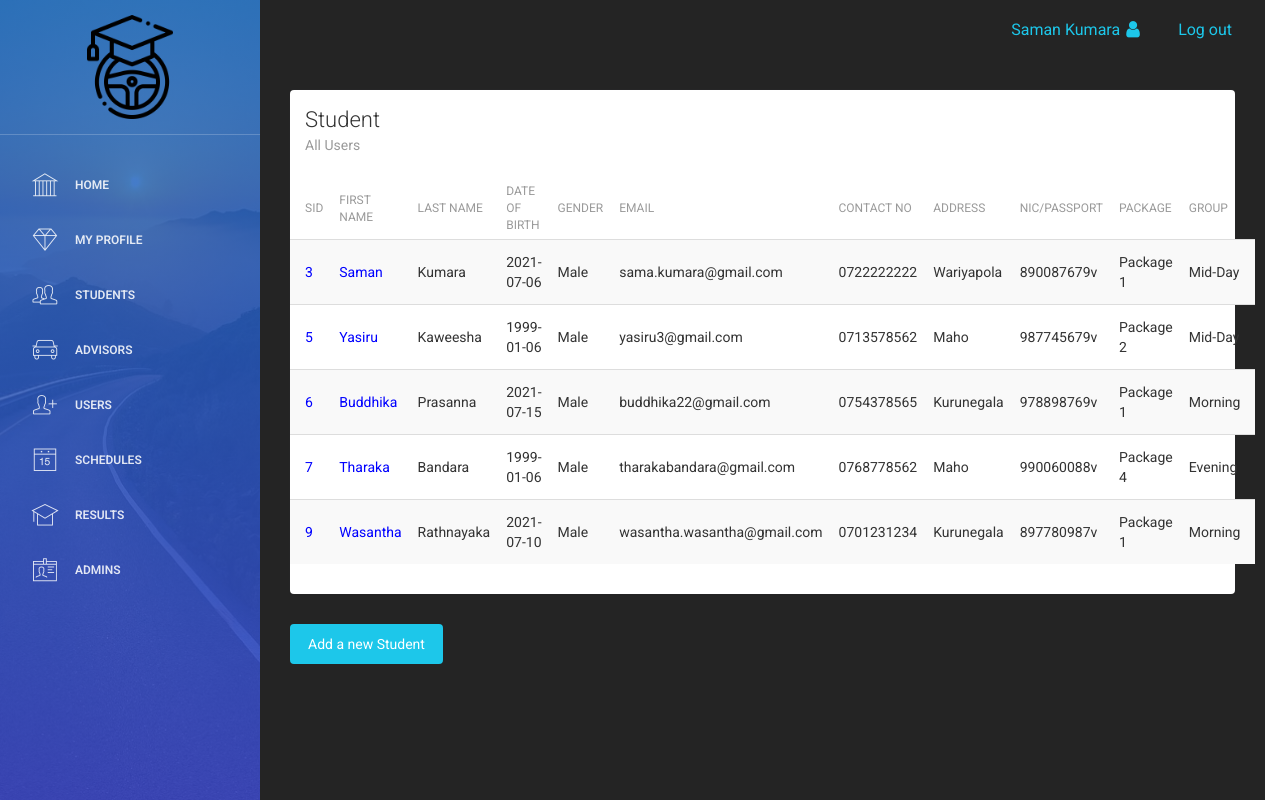
Screenshot of /Employee/view_student.php (signed in) with the database file from the repository.
### tables this page shows
CREATE TABLE `student` (
  `sid` int(11) NOT NULL,
  `fname` varchar(20) DEFAULT NULL,
  `lname` varchar(20) DEFAULT NULL,
  `dob` varchar(20) DEFAULT NULL,
  `gender` varchar(10) NOT NULL,
  `email` varchar(50) DEFAULT NULL,
  `tp` varchar(20) DEFAULT NULL,
  `address` varchar(20) DEFAULT NULL,
  `nic` varchar(20) DEFAULT NULL,
  `password` varchar(20) NOT NULL,
  `package` varchar(20) NOT NULL,
  `group1` varchar(20) NOT NULL,
  `exam` varchar(20) NOT NULL
);

### Employee/view_student.php (the view, shortened to what this page needs)
<?php
include 'header.php';
include 'connection.php';
$res=mysqli_query($link,"SELECT * FROM student");
?>
<div class="content">
            <div class="container-fluid">
                <div class="row">
                    <div class="col-md-12">
                        <div class="card">
                            <div class="header">
                                <h4 class="title">Student</h4>
                                <p class="category">All Users</p>
                            </div>
                            <div class="content table-responsive table-full-width">
                                <table class="table table-hover table-striped">
                                    <thead>
                                        <th>SID</th>
                                    	<th>First Name</th>
                                    	<th>Last Name</th>
                                        <th>Date of Birth</th>
                                    	<th>Gender</th>
                                    	<th>Email</th>
                                        <th>Contact No</th>
                                    	<th>Address</th>
                                        <th>NIC/Passport</th>
                                        <th>Package</th>
                                        <th>Group</th>
                                    </thead>
                                    <tbody>
                                    <?php
                                    while($row=mysqli_fetch_array($res))
                                     {
                                       echo "<tr>";
                                            echo "<td>"; ?> <a href="edit_student.php?id=<?php echo $row["sid"]; ?>"style="color: Blue;"><?php echo  $row["sid"];  ?></a> <?php   echo "</td>";
                                        	echo "<td>"; ?> <a href="edit_student.php?id=<?php echo $row["sid"]; ?>"style="color: Blue;"><?php echo  $row["fname"];  ?></a> <?php   echo "</td>";
                                        	echo "<td>"; echo $row["lname"]; echo "</td>";
                                        	echo "<td>"; echo $row["dob"]; echo "</td>";
                                            echo "<td>"; echo $row["gender"]; echo "</td>";
                                            echo "<td>"; echo $row["email"]; echo "</td>";
                                            echo "<td>"; echo $row["tp"]; echo "</td>";
                                            echo "<td>"; echo $row["address"]; echo "</td>";
                                            echo "<td>"; echo $row["nic"]; echo "</td>";
                                            echo "<td>"; echo $row["package"]; echo "</td>";
                                            echo "<td>"; echo $row["group1"]; echo "</td>";
                                       echo "</tr>";
                                     }
                                        ?>
                                    </tbody>
                                </table>
                            </div>
                        </div>
                        <button class="btn btn-info btn-fill" onclick="window.location='add_users.php'">Add a new Student</button>
                    </div>
                </div>
            </div>
        </div>
<?php
include 'footer.php';
?>

### Employee/header.php (style rules this page uses)
.back-custom { background-color: #242424; }

### rows the page displays
student: sid "3", fname "Saman", lname "Kumara", dob "2021-07-06", gender "Male", email "sama.kumara@gmail.com", tp "0722222222", address "Wariyapola", nic "890087679v", package "Package 1", group1 "Mid-Day"
student: sid "5", fname "Yasiru", lname "Kaweesha", dob "1999-01-06", gender "Male", email "yasiru3@gmail.com", tp "0713578562", address "Maho", nic "987745679v", package "Package 2", group1 "Mid-Day"
student: sid "6", fname "Buddhika", lname "Prasanna", dob "2021-07-15", gender "Male", email "buddhika22@gmail.com", tp "0754378565", address "Kurunegala", nic "978898769v", package "Package 1", group1 "Morning"
student: sid "7", fname "Tharaka", lname "Bandara", dob "1999-01-06", gender "Male", email "tharakabandara@gmail.com", tp "0768778562", address "Maho", nic "990060088v", package "Package 4", group1 "Evening"
student: sid "9", fname "Wasantha", lname "Rathnayaka", dob "2021-07-10", gender "Male", email "wasantha.wasantha@gmail.com", tp "0701231234", address "Kurunegala", nic "897780987v", package "Package 1", group1 "Morning"

### other values shown
$_SESSION['fname'] "Saman"
$_SESSION['lname'] "Kumara"
